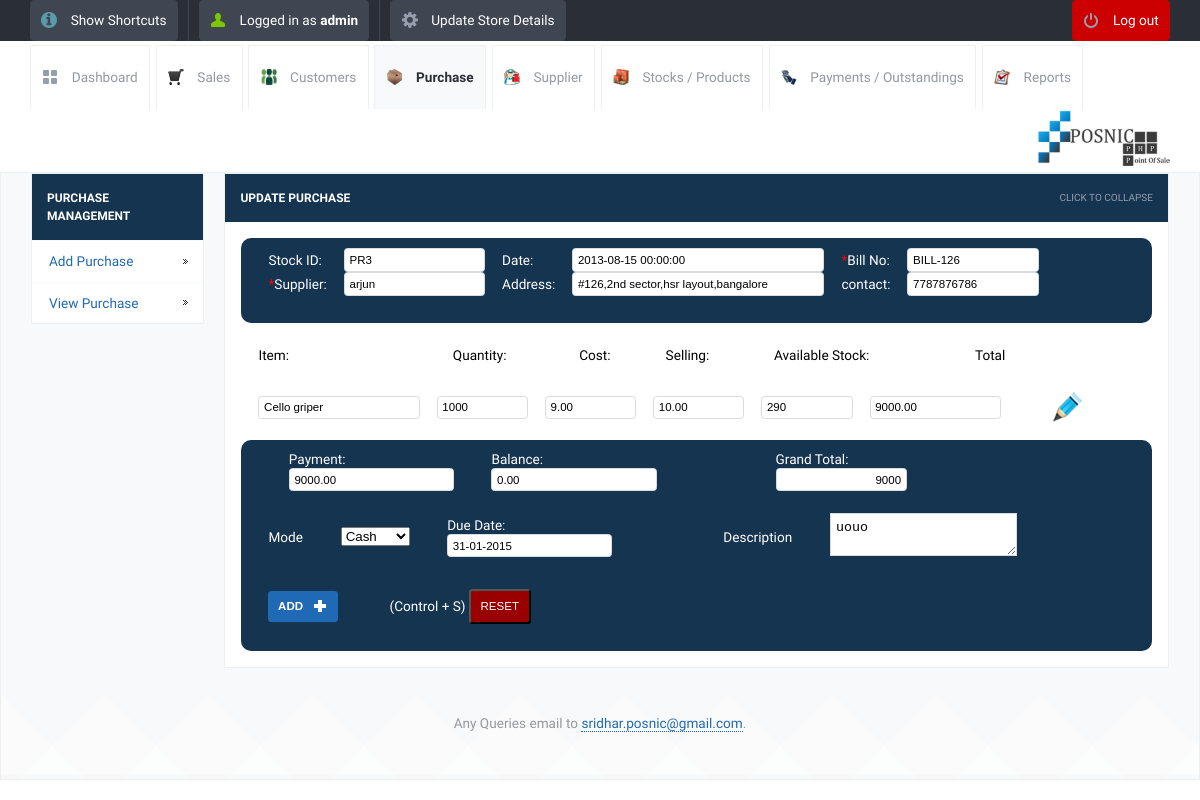
The app's page /update_purchase.php?sid=PR3&table=stock_entries&return=view_purchase.php (signed in) with its own data.
### tables this page shows
CREATE TABLE IF NOT EXISTS `stock_entries` (
  `id` int(10) unsigned NOT NULL AUTO_INCREMENT,
  `stock_id` varchar(120) NOT NULL,
  `stock_name` varchar(260) NOT NULL,
  `stock_supplier_name` varchar(200) NOT NULL,
  `category` varchar(120) NOT NULL,
  `quantity` int(11) NOT NULL,
  `company_price` decimal(10,2) NOT NULL,
  `selling_price` decimal(10,2) NOT NULL,
  `opening_stock` int(11) NOT NULL,
  `closing_stock` int(11) NOT NULL,
  `date` datetime NOT NULL,
  `username` varchar(120) NOT NULL,
  `type` varchar(50) NOT NULL,
  `salesid` varchar(120) NOT NULL,
  `total` decimal(10,2) NOT NULL,
  `payment` decimal(10,2) NOT NULL,
  `balance` decimal(10,2) NOT NULL,
  `mode` varchar(150) NOT NULL,
  `description` varchar(500) NOT NULL,
  `due` datetime NOT NULL,
  `subtotal` int(11) NOT NULL,
  `count1` int(11) NOT NULL,
  `billnumber` varchar(120) NOT NULL,
  PRIMARY KEY (`id`)
);

CREATE TABLE IF NOT EXISTS `supplier_details` (
  `id` int(10) unsigned NOT NULL AUTO_INCREMENT,
  `supplier_name` varchar(200) NOT NULL,
  `supplier_address` varchar(500) NOT NULL,
  `supplier_contact1` varchar(100) NOT NULL,
  `supplier_contact2` varchar(100) NOT NULL,
  `balance` int(11) NOT NULL,
  PRIMARY KEY (`id`)
);

### lib/db.class.php (called while the page is built, shortened)
<?php
  class DB
  {
    var $connection;
    function DB($base, $server, $user, $pass)
    {
      $this->connection = mysqli_connect($server, $user, $pass,"Integral",33060);
    }
    function queryUniqueObject($query, $debug = -1)
    {
      $query = "$query LIMIT 1";
      $result = mysqli_query($this->connection,$query) or $this->debugAndDie($query);
      return mysqli_fetch_object($result);
    }
    function queryUniqueValue($query, $debug = -1)
    {
      $query = "$query LIMIT 1";
      $result = mysqli_query($this->connection,$query) or $this->debugAndDie($query);
      $line = mysqli_fetch_row($result);
      return $line[0];
    }
    function maxOf($column, $table, $where)
    {
      return $this->queryUniqueValue("SELECT MAX(`$column`) FROM `$table` WHERE $where");
    }
    function maxOfAll($column, $table)
    {
      return $this->queryUniqueValue("SELECT MAX(`$column`) FROM `$table`");
    }
    function getMicroTime()
    {
      list($msec, $sec) = explode(' ', microtime());
      return floor($sec / 1000) + $msec;
    }
  }
?>

### config.php (called while the page is built)
<?php $config["database"] = "Integral"; $config["host"]= "localhost";$config["username"]= "homestead"; $config["password"]= "secret";?>

### init.php (called while the page is built, shortened)
<?php
	include("lib/db.class.php");
	$db = new DB($config['database'], $config['host'], $config['username'], $config['password']);
?>

### update_purchase.php (the view, shortened to what this page needs)
<?php
include_once("init.php");
?>
<!DOCTYPE html>
<html lang="en">
<head>
	<link rel="stylesheet" href="css/style.css">
        <link rel="stylesheet" href="js/date_pic/date_input.css">
        <link rel="stylesheet" href="lib/auto/css/jquery.autocomplete.css">
	<?php include_once("tpl/common_js.php"); ?>
</head>
<body>
	<?php include_once("tpl/top_bar.php"); ?>
	<div id="header-with-tabs">
		<div class="page-full-width cf">
			<ul id="tabs" class="fl">
                                <li><a href="dashboard.php" class="dashboard-tab">Dashboard</a></li>
				<li><a href="view_sales.php" class="sales-tab">Sales</a></li>
				<li><a href="view_customers.php" class=" customers-tab">Customers</a></li>
				<li><a href="view_purchase.php" class="active-tab purchase-tab">Purchase</a></li>
				<li><a href="view_supplier.php" class=" supplier-tab">Supplier</a></li>
				<li><a href="view_product.php" class="stock-tab">Stocks / Products</a></li>
				<li><a href="view_payments.php" class="payment-tab">Payments / Outstandings</a></li>
				<li><a href="view_report.php" class="report-tab">Reports</a></li>
			</ul>
			<a href="#" id="company-branding-small" class="fr"><img src="<?php if(isset($_SESSION['logo'])) { echo "upload/".$_SESSION['logo'];}else{ echo "upload/posnic.png"; } ?>" alt="Point of Sale" /></a>
		</div>
	</div>
	<div id="content">
		<div class="page-full-width cf">
			<div class="side-menu fl">
				<h3>Purchase Management</h3>
				<ul>
					<li><a href="add_purchase.php">Add Purchase</a></li>
					<li><a href="view_purchase.php">View Purchase </a></li>
				</ul>
			</div>
			<div class="side-content fr">
				<div class="content-module">
					<div class="content-module-heading cf">
						<h3 class="fl">Update Purchase</h3>
						<span class="fr expand-collapse-text">Click to collapse</span>
					</div>
						<div class="content-module-main cf">
				<?php
				if(isset($_GET['sid']))
				$id=$_GET['sid'];
                                $line = $db->queryUniqueObject("SELECT * FROM stock_entries WHERE stock_id='$id'");
				?>
				<form name="form1" method="post" id="form1" action="">
                                      <div class="mytable_row ">
                  <table class="form"  border="0" cellspacing="0" cellpadding="0">
                    <tr>
                               <?php
					  $max = $db->maxOfAll("id","stock_sales");
					  ?>
                      <td>Stock ID:</td>
                      <td><input name="stockid" type="text" id="stockid" readonly="readonly" maxlength="200"  class="round default-width-input" style="width:130px "  value="<?php echo $line->stock_id  ; ?>" /></td>
                      <td>Date:</td>
                      <td><input  name="date" id="test1" placeholder="" value="<?php echo $line->date ; ?> " type="text" id="name" maxlength="200"  class="round default-width-input"  /></td>
                      <td><span class="man">*</span>Bill No:</td>
                      <td><input name="bill_no" placeholder="ENTER BILL NO" type="text" id="bill_no" maxlength="200" value="<?php echo $line->billnumber ; ?> " class="round default-width-input" style="width:120px " /></td>
                    </tr>
                    <tr>
                      <td><span class="man">*</span>Supplier:</td>
                      <td><input name="supplier" placeholder="ENTER SUPPLIER" type="text" id="supplier" value="<?php echo $line->stock_supplier_name 	 ; ?> "  maxlength="200"  class="round default-width-input"  style="width:130px " /></td>
                      <td>Address:</td>
                      <td><input name="address" placeholder="ENTER ADDRESS" type="text" value="<?php $quantity = $db->queryUniqueValue("SELECT supplier_address FROM supplier_details WHERE supplier_name='".$line->stock_supplier_name."'"); echo $quantity; ?>" id="address" maxlength="200"  class="round default-width-input"  /></td>
                      <td>contact:</td>
                      <td><input name="contact" placeholder="ENTER CONTACT" type="text" value="<?php $quantity = $db->queryUniqueValue("SELECT supplier_contact1 FROM supplier_details WHERE supplier_name='".$line->stock_supplier_name."'"); echo $quantity; ?>" id="contact1" maxlength="200"  class="round default-width-input" onkeypress="return numbersonly(event)" style="width:120px " /></td>
                    </tr>
                  </table>
                                      </div><br>
                   <table id="hideen_display">
                         <tr >
                          <td>Item:</td>
                           <td> &nbsp;</td>
                           <td> &nbsp;</td>
                           <td> &nbsp;</td>
                          <td>Quantity:</td>
                          <td>Cost:</td>
                          <td>Selling:</td>
                          <td>Available Stock:</td>
                          <td>Total</td>
                           <td> &nbsp;</td>
                           <td> &nbsp;</td>
                           <td> &nbsp;</td>
                      </tr>
                  </table>
                         <div style="overflow:auto ;max-height:300px;  ">
                           <table class="form" id="item_copy_final">
                               <?php
                               $sid=$line->stock_id;
					$max = $db->maxOf("count1", "stock_entries", "stock_id='$sid'");
					for($i=1; $i<=$max; $i++)
					{
                                              $line1 = $db->queryUniqueObject("SELECT * FROM stock_entries WHERE stock_id='$sid' and count1=$i");
                                          $item= $db->queryUniqueValue("SELECT stock_id FROM stock_details WHERE stock_name='".$line1->stock_name."'");
                                            ?>
                     <tr>
                         <td><input name="stock_name[]"  type="text" id="<?php echo $item."st"?>" maxlength="100" style="width: 150px" readonly="readonly"  class="round "
                                 value="<?php echo $line1->stock_name ; ?>" /></td>
                      <td><input name="quantity[]"  type="text" id="<?php echo $item."q"?>" maxlength="20"  class="round my_with"
                                 value="<?php echo $line1->quantity ; ?>" readonly="readonly" onkeypress="return numbersonly(event)" /></td>
                      <td><input name="cost[]"  type="text" id="<?php echo $item."c"?>" maxlength="20"  class="round my_with"
                                 value="<?php echo $line1->company_price ; ?>" readonly="readonly" onkeypress="return numbersonly(event)" /></td>
                      <td><input name="sell[]"  type="text" id="<?php echo $item."s"?>" maxlength="20" readonly="readonly" class="round my_with"
					  value="<?php echo $line1->selling_price; ?>" onkeypress="return numbersonly(event)"  /></td>
                      <td><input name="stock[]"  type="text" id="<?php echo $item."p"?>" readonly="readonly" maxlength="200"   class="round  my_with"  value="<?php $quantity = $db->queryUniqueValue("SELECT quantity FROM stock_avail WHERE name='".$line1->stock_name."'"); echo $quantity; ?>" /></td>
                      <td><input name="total[]"  type="text" id="<?php echo $item."to"?>" readonly="readonly" maxlength="20" style="margin-left:20px;width: 120px"  class="round "
					  value="<?php echo $line1->total  ; ?>" /></td>
                      <td><input type="hidden" id="<?php echo $item."my_tot"?>" maxlength="20" style="margin-left:20px;width: 120px"  class="round "
					  value="<?php echo $line1->total  ; ?>" /></td>
                      <td><input type="hidden" id="<?php echo $item;?>"><input type="hidden" name="gu_id[]" value="<?php echo $line1->id  ?>"></td>
                      <td><input type=button value="" id="<?php echo $item;?>" style="width:30px;border:none;height:30px;background:url(images/edit_new.png)" class="round" onclick="edit_stock_details(this.id)"  ></td>
                    </tr>
                                        <?php }?>
                    </table>
                   </div>
                  <div class="mytable_row ">
                  <table class="form">
                    <tr> <td> &nbsp;</td>
                        <td>Payment:<input type="text"  class="round" value="<?php  echo $line->payment ; ?>" onkeyup=" balance_amount(); return numbersonly(event);"  name="payment" id="payment" >
                      </td>
                      <td> &nbsp;</td>
                    <td>Balance:<input type="text"  class="round" value="<?php echo $line->balance ; ?>" id="balance" name="balance" >
                      </td>
                      <td> &nbsp;</td>
                      <td> &nbsp;</td><td> &nbsp;</td><td> &nbsp;</td><td> &nbsp;</td>
                       <td>Grand Total:<input type="hidden" readonly="readonly" id="grand_total" value="<?php echo $line->subtotal ; ?>" name="subtotal" >
                        <input type="text" id="main_grand_total" class="round default-width-input" value="<?php echo $line->subtotal ; ?>" style="text-align:right;width: 120px" >
                    </td>
                  </tr> </table>
                  <table>
                  <tr> <td>Mode &nbsp;</td><td>
                      <select name="mode">
                          <option value="cash">Cash</option>
                      </select>
                      </td>
                      <td>
                       Due Date:<input type="text" name="due" id="test2" value="<?php echo date('d-m-Y');?>" class="round">
                  </td>
                    <td> &nbsp;</td><td> &nbsp;</td>
                  <td>Description</td>
                  <td><textarea name="description"><?php  echo $line->description ;  ?></textarea></td>
                  <td> &nbsp;</td>
                  <td> &nbsp;</td>
                  <td> &nbsp;</td>
                  </tr>
                  </table>
                                 <table class="form">
                    <tr>
                     <td>
                        <input  class="button round blue image-right ic-add text-upper" type="submit" name="Submit" value="Add">
                     </td><td>			(Control + S)
                     <input class="button round red   text-upper"  type="reset" name="Reset" value="Reset"> </td>
                     <td> &nbsp;</td> <td> &nbsp;</td>
                    </tr>
                </table></div>
                </form>
					</div>
				</div>
		</div>
	</div>
	<div id="footer">
		<p>Any Queries email to <a href="mailto:sridhar.posnic@gmail.com?subject=Stock%20Management%20System">sridhar.posnic@gmail.com</a>.</p>
	</div>
</body>
</html>

### records on screen
stock_entries: stockid "PR3", date "2013-08-15 00:00:00", bill_no "BILL-126", supplier "arjun", address "#126,2nd sector,hsr layout,bangalore", contact "7787876786", stock_name "Cello griper", quantity "1000", company_price "9.00", selling_price "10.00", value "290", total "9000.00", payment "9000.00", balance "0.00", subtotal "9000", description "uouo"

### other values on screen
$POSNIC['username'] "admin"
